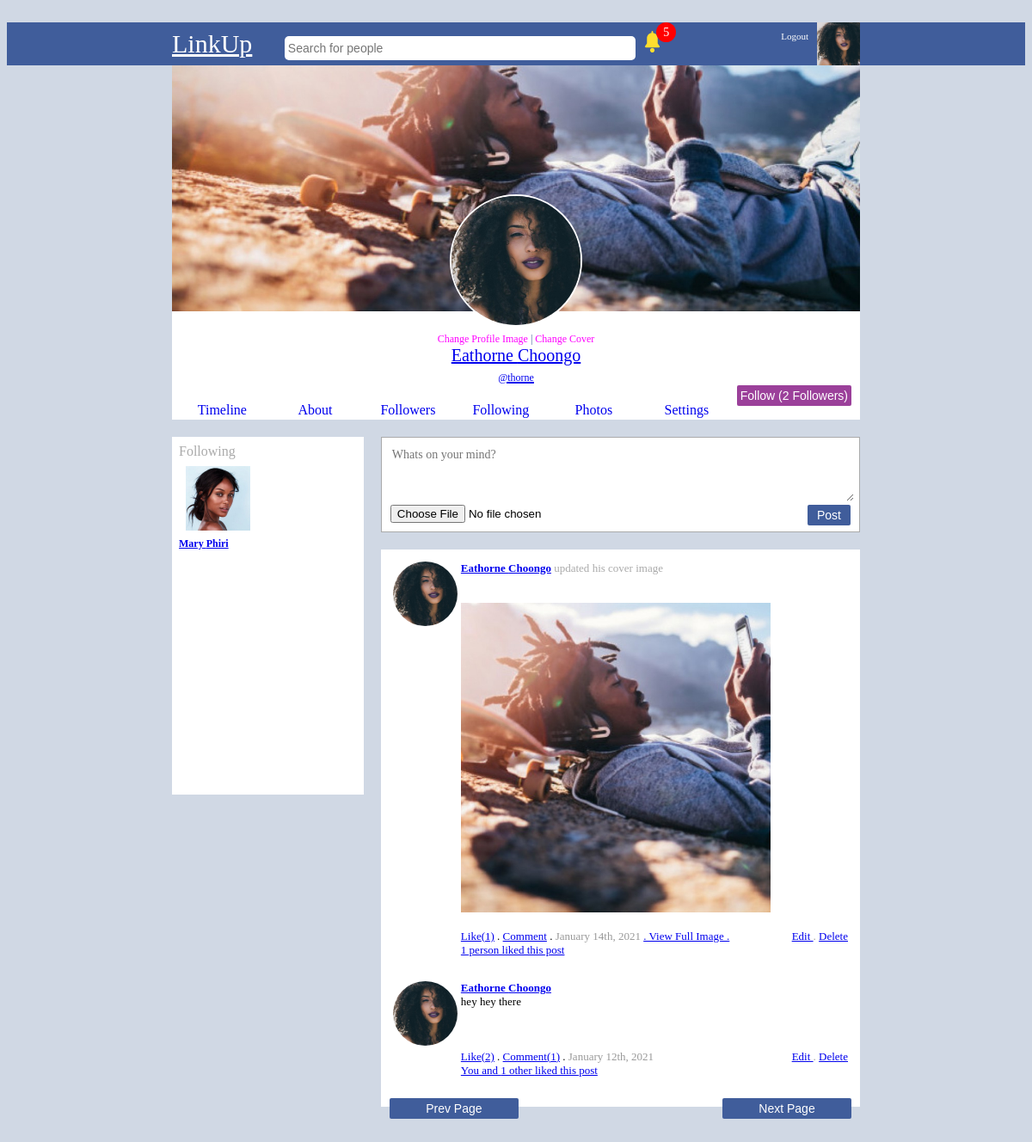
The app's page /profile.php?&page=2 (signed in) with its own data.
### tables this page shows
CREATE TABLE `users` (
  `id` bigint(20) NOT NULL,
  `userid` bigint(20) NOT NULL,
  `first_name` varchar(20) NOT NULL,
  `last_name` varchar(20) NOT NULL,
  `gender` varchar(6) NOT NULL,
  `profile_image` varchar(500) NOT NULL,
  `cover_image` varchar(500) NOT NULL,
  `date` year(4) NOT NULL,
  `online` int(11) NOT NULL,
  `email` varchar(100) NOT NULL,
  `password` varchar(64) NOT NULL,
  `url_address` varchar(100) NOT NULL,
  `likes` int(11) NOT NULL,
  `about` text NOT NULL,
  `tag_name` varchar(20) NOT NULL
);

CREATE TABLE `posts` (
  `id` bigint(20) NOT NULL,
  `postid` bigint(20) NOT NULL,
  `post` text NOT NULL,
  `image` varchar(500) NOT NULL,
  `has_image` tinyint(1) NOT NULL,
  `is_profile_image` tinyint(1) NOT NULL,
  `is_cover_image` tinyint(1) NOT NULL,
  `parent` bigint(20) NOT NULL,
  `date` datetime NOT NULL DEFAULT CURRENT_TIMESTAMP,
  `userid` bigint(20) NOT NULL,
  `likes` int(11) NOT NULL,
  `comments` int(11) NOT NULL,
  `tags` varchar(2048) NOT NULL
);

### profile.php (the view, shortened to what the rows shown need)
<?php
	$login = new Login();
	$user_data = $login->check_login($_SESSION['linkup_userid'],false);
 	$USER = $user_data;
	$post = new Post();
	$id = $user_data['userid'];
	$posts = $post->get_posts($id);
	$user = new User();
	$friends = $user->get_following($user_data['userid'],"user");
?>
<!DOCTYPE html>
	<html>
	<head>
	</head>
	<body style="font-family: tahoma; background-color: #d0d8e4;">
		<br>
		<?php include("header.php"); ?>
		<div style="width: 800px;margin:auto;min-height: 400px;">
			<div style="background-color: white;text-align: center;color: #405d9b">
					<?php
						$image = "images/cover_image.jpg";
						if(file_exists($user_data['cover_image']))
						{
							$image = $image_class->get_thumb_cover($user_data['cover_image']);
						}
					?>
				<img src="<?php echo $image ?>" style="width:100%;">
				<span style="font-size: 12px;">
					<?php
						$image = "images/user_male.jpg";
						if(file_exists($user_data['profile_image']))
						{
							$image = $image_class->get_thumb_profile($user_data['profile_image']);
						}
					?>
					<img id="profile_pic" src="<?php echo $image ?>"><br/>
					<?php if(i_own_content($user_data)):?>
						<a onclick="show_change_profile_image(event)" style="text-decoration: none;color:#f0f;" href="change_profile_image.php?change=profile">Change Profile Image</a> |
						<a onclick="show_change_cover_image(event)" style="text-decoration: none;color:#f0f;" href="change_profile_image.php?change=cover">Change Cover</a>
					<?php endif; ?>
				</span>
				<br>
					<div style="font-size: 20px;color: black;">
						<a href="profile.php?id=<?php echo $user_data['userid'] ?>">
							<?php echo $user_data['first_name'] . " " . $user_data['last_name']  ?>
							<br><span style="font-size:12px;">@<?=$user_data['tag_name']?></span>
						</a>
						<?php
							$mylikes = "";
							if($user_data['likes'] > 0){
								$mylikes = "(" . $user_data['likes'] . " Followers)";
							}
						?>
						<br>
						<a href="like.php?type=user&id=<?php echo $user_data['userid'] ?>">
							<input id="post_button" type="button" value="Follow <?php echo $mylikes ?>" style="margin-right:10px;background-color: #9b409a;width:auto;">
						</a>
					</div>
				<br>
				<a href="index.php"><div id="menu_buttons">Timeline</div></a>
				<a href="profile.php?section=about&id=<?php echo $user_data['userid'] ?>"><div id="menu_buttons">About</div></a>
				<a href="profile.php?section=followers&id=<?php echo $user_data['userid'] ?>"><div id="menu_buttons">Followers</div></a>
				<a href="profile.php?section=following&id=<?php echo $user_data['userid'] ?>"><div id="menu_buttons">Following</div></a>
				<a href="profile.php?section=photos&id=<?php echo $user_data['userid'] ?>"><div id="menu_buttons">Photos</div></a>
				<?php
					if($user_data['userid'] == $_SESSION['linkup_userid']){
						echo '<a href="profile.php?section=settings&id='.$user_data['userid'].'"><div id="menu_buttons">Settings</div></a>';
					}
				?>
			</div>
	 		<?php
	 			$section = "default";
	 			if($section == "default"){
	 				include("profile_content_default.php");
	 			}elseif($section == "following"){
	 				include("profile_content_following.php");
	 			}elseif($section == "followers"){
	 				include("profile_content_followers.php");
	 			}elseif($section == "about"){
	 				include("profile_content_about.php");
	 			}elseif($section == "settings"){
	 				include("profile_content_settings.php");
	 			}elseif($section == "photos"){
	 				include("profile_content_photos.php");
	 			}
	 		?>
		</div>
	</body>
</html>

### header.php (shortened to what the rows shown need)
<?php
	$corner_image = "images/user_male.jpg";
	if(isset($USER)){
		if(file_exists($USER['profile_image']))
		{
			$image_class = new Image();
			$corner_image = $image_class->get_thumb_profile($USER['profile_image']);
		}else{
			if($USER['gender'] == "Female"){
				$corner_image = "images/user_female.jpg";
			}
		}
	}
?>
<div id="blue_bar">
	<form method="get" action="search.php">
		<div style="width: 800px;margin:auto;font-size: 30px;">
			<?php if(isset($USER)): ?>
				<a href="profile.php">
				<img src="<?php echo $corner_image ?>" style="width: 50px;float: right;">
				</a>
				<a href="logout.php">
				<span style="font-size:11px;float: right;margin:10px;color:white;">Logout</span>
				</a>
				<a href="notifications.php">
				<span style="display: inline-block;position: relative;">
					<img src="notif.svg" style="width:25px;float:right;margin-top: 10px">
					<?php
						$notif = check_notifications();
					?>
					<?php if($notif > 0): ?>
						<div style="background-color: red;color: white;position: absolute;right:-15px;
						width:15px;height: 15px;border-radius: 50%;padding: 4px;text-align:center;font-size: 14px;"><?= $notif ?></div>
					<?php endif; ?>
				</span>
				</a>
			<?php else: ?>
				<a href="login.php">
				<span style="font-size:13px;float: right;margin:10px;color:white;">Login</span>
			<?php endif; ?>
		</div>
	</form>
</div>

### profile_content_default.php (shortened to what the rows shown need)
<div style="display: flex;">
		<div style="min-height: 400px;flex:1;">
			<div id="friends_bar">
				Following<br>
					<?php
 					 	if($friends)
 					 	{
 					 		foreach ($friends as $friend) {
								$FRIEND_ROW = $user->get_user($friend['userid']);
 					 			include("user.php");
 					 		}
 					 	}
					 ?>
			</div>
		</div>
			<div style="min-height: 400px;flex:2.5;padding: 20px;padding-right: 0px;">
				<div id="post_bar">
 					 <?php
 					 	if($posts)
 					 	{
 					 		foreach ($posts as $ROW) {
 					 			$user = new User();
 					 			$ROW_USER = $user->get_user($ROW['userid']);
 					 			include("post.php");
 					 		}
 					 	}
					 ?>
				</div>
			</div>
	</div>

### user.php
<div id="friends" style="display: inline-block;">
	<?php
		$image = "images/user_male.jpg";
		if($FRIEND_ROW['gender'] == "Female")
		{
			$image = "images/user_female.jpg";
		}
		if(file_exists($FRIEND_ROW['profile_image']))
		{
			$image = $image_class->get_thumb_profile($FRIEND_ROW['profile_image']);
		}
	?>
	<a href="profile.php?id=<?php echo $FRIEND_ROW['userid']; ?>">
 		<img id="friends_img" src="<?php echo $image ?>">
		<br>
		<?php echo $FRIEND_ROW['first_name'] . " " . $FRIEND_ROW['last_name'] ?>
 	</a>
</div>

### post.php (shortened to what the rows shown need)
<div id="post">
	<div>
		<?php
			$image = "images/user_male.jpg";
			if(file_exists($ROW_USER['profile_image']))
			{
				$image = $image_class->get_thumb_profile($ROW_USER['profile_image']);
			}
		?>
		<img src="<?php echo $image ?>" style="width: 75px;margin-right: 4px;border-radius: 50%;">
	</div>
	<div style="width: 100%;">
		<div style="font-weight: bold;color: #405d9b;width: 100%;">
			<?php
				echo "<a href='profile.php?id=$ROW[userid]'>";
				echo htmlspecialchars($ROW_USER['first_name']) . " " . htmlspecialchars($ROW_USER['last_name']);
				echo "</a>";
				if($ROW['is_cover_image'])
				{
					$pronoun = "his";
					echo "<span style='font-weight:normal;color:#aaa;'> updated $pronoun cover image</span>";
				}
			?>
		</div>
		<?php echo check_tags($ROW['post']) ?>
		<br><br>
		<?php
			if(file_exists($ROW['image']))
			{
				$post_image = $image_class->get_thumb_post($ROW['image']);
				echo "<img src='$post_image' style='width:80%;' />";
			}
		?>
	<br/><br/>
	<?php
		$likes = ($ROW['likes'] > 0) ? "(" .$ROW['likes']. ")" : "" ;
	?>
	<a onclick="like_post(event)" href="like.php?type=post&id=<?php echo $ROW['postid'] ?>">Like<?php echo $likes ?></a> .
	<?php
		$comments = "";
		if($ROW['comments'] > 0){
			$comments = "(" . $ROW['comments'] . ")";
		}
	?>
	<a href="single_post.php?id=<?php echo $ROW['postid'] ?>">Comment<?php echo $comments ?></a> .
	<span style="color: #999;">
		<?php
		$time = new Time();
		echo $time->get_time($ROW['date']);
		?>
	</span>
	<?php
		if($ROW['has_image']){
			echo "<a href='image_view.php?id=$ROW[postid]' >";
			echo ". View Full Image . ";
			echo "</a>";
		}
	?>
	<span style="color: #999;float:right">
		<?php
			$post = new Post();
			if($post->i_own_post($ROW['postid'],$_SESSION['linkup_userid'])){
				echo "
				<a href='edit.php?id=$ROW[postid]'>
	 				Edit
				</a> .
				 <a href='delete.php?id=$ROW[postid]' >
	 				Delete
				</a>";
			}
		 ?>
	</span>
		<?php
			$i_liked = false;
			if(isset($_SESSION['linkup_userid'])){
				$DB = new Database();
				$sql = "select likes from likes where type='post' && contentid = '$ROW[postid]' limit 1";
				$result = $DB->read($sql);
				if(is_array($result)){
					$likes = json_decode($result[0]['likes'],true);
					$user_ids = array_column($likes, "userid");
					if(in_array($_SESSION['linkup_userid'], $user_ids)){
						$i_liked = true;
					}
				}
			}
		 	echo "<a id='info_$ROW[postid]' href='likes.php?type=post&id=$ROW[postid]'>";
		 	if($ROW['likes'] > 0){
		 		echo "<br/>";
		 		if($ROW['likes'] == 1){
		 			if($i_liked){
		 				echo "<div style='text-align:left;'>You liked this post </div>";
		 			}else{
		 				echo "<div style='text-align:left;'> 1 person liked this post </div>";
		 			}
		 		}else{
		 			if($i_liked){
		 				$text = "others";
		 				if($ROW['likes'] - 1 == 1){
		 					$text = "other";
		 				}
		 				echo "<div style='text-align:left;'> You and " . ($ROW['likes'] - 1) . " $text liked this post </div>";
		 			}else{
		 				echo "<div style='text-align:left;'>" . $ROW['likes'] . " other liked this post </div>";
		 			}
		 		}
		 	}
		 	echo "</a>";
		?>
	</div>
</div>

### classes/functions.php (shortened to what the rows shown need)
<?php
function i_own_content($row){
	$myid = $_SESSION['linkup_userid'];
	if(isset($row['gender']) && $myid == $row['userid']){
		return true;
	}
	return false;
}
function check_notifications()
{
	$number = 0;
	$userid = $_SESSION['linkup_userid'];
	$DB = new Database();
	$follow = array();
	$sql = "select * from content_i_follow where disabled = 0 && userid = '$userid' limit 100";
	$i_follow = $DB->read($sql);
	if(count($follow) > 0){
		$str = "'" . implode("','", $follow) . "'";
		$query = "select * from notifications where (userid != '$userid' && content_owner = '$userid') || (contentid in ($str)) order by id desc limit 30";
	}else{
		$query = "select * from notifications where userid != '$userid' && content_owner = '$userid' order by id desc limit 30";
	}
 	$data = $DB->read($query);
 	if(is_array($data)){
 		foreach ($data as $row) {
	 		$query = "select * from notification_seen where userid = '$userid' && notification_id = '$row[id]' limit 1";
			$check = $DB->read($query);
			if(!is_array($check)){
				$number++;
			}
		}
	}
	return $number;
}
function check_tags($text)
{
	$str = "";
	$words = explode(" ", $text);
	if(is_array($words) && count($words)>0)
	{
		$DB = new Database();
		foreach ($words as $word) {
			if(preg_match("/@[a-zA-Z_0-9\Q,.\E]+/", $word)){
				$word = trim($word,'@');
				$word = trim($word,',');
				$tag_name = esc(trim($word,'.'));
				$query = "select * from users where tag_name = '$tag_name' limit 1";
				$user_row = $DB->read($query);
				if(is_array($user_row)){
					$user_row = $user_row[0];
					$str .= "<a href='profile.php?id=$user_row[userid]'>@" . $word . "</a> ";
				}else{
					$str .= htmlspecialchars($word) . " ";
				}
			}else{
				$str .= htmlspecialchars($word) . " ";
			}
		}
	}
	if($str != ""){
		return $str;
	}
	return htmlspecialchars($text);
}

### records on screen
users: profile_image (picture), cover_image (picture), first_name "Eathorne", last_name "Choongo", tag_name "thorne", likes "Follow (2 Followers)"
users: profile_image (picture), first_name "Mary", last_name "Phiri"
posts: users.profile_image (picture), users.first_name "Eathorne", users.last_name "Choongo", is_cover_image "his", image (picture), likes "(1)", date "January 14th, 2021", shows "1 person liked this post"
posts: users.profile_image (picture), users.first_name "Eathorne", users.last_name "Choongo", post "hey", post "there", likes "(2)", comments "(1)", date "January 12th, 2021", $ROW['likes']-1 "1", likes "other"

### other values on screen
$notif "5"
